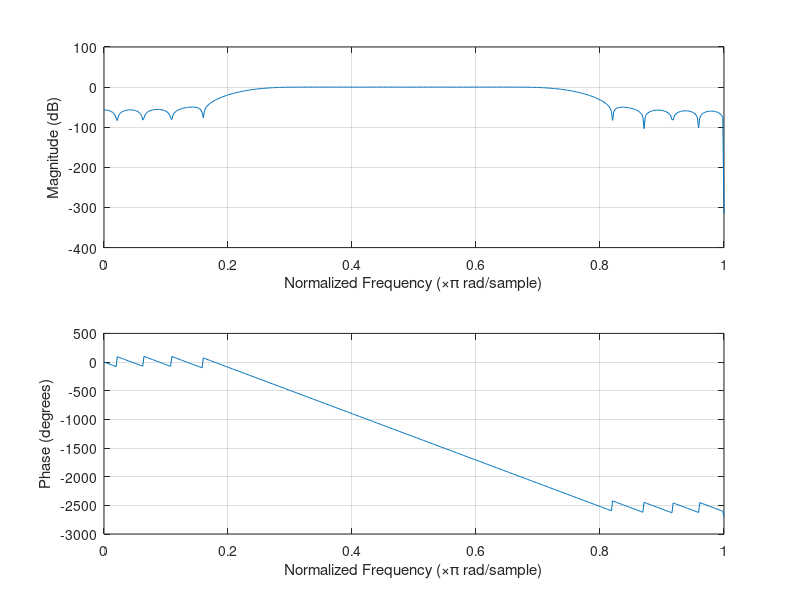
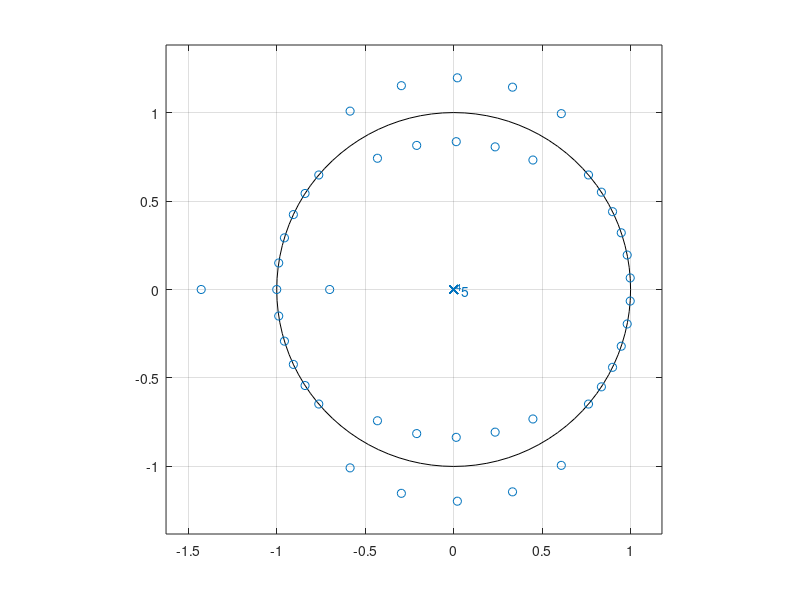
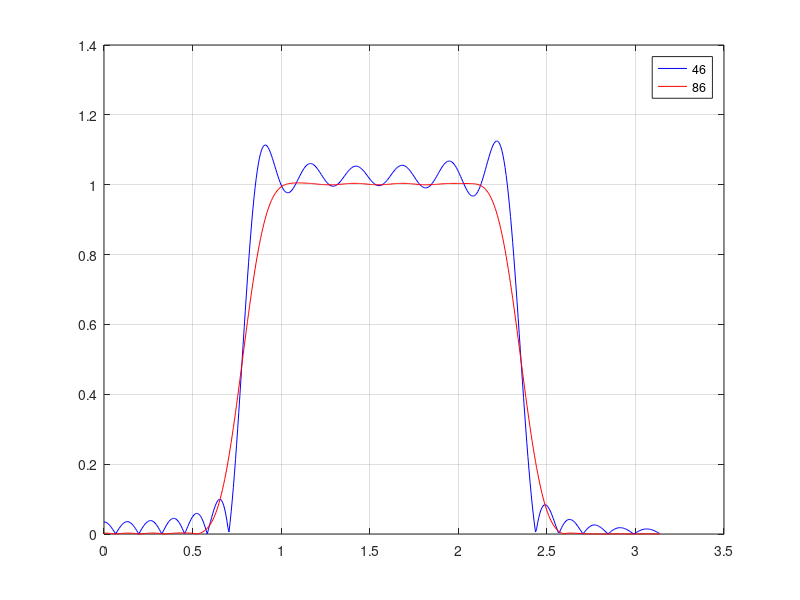
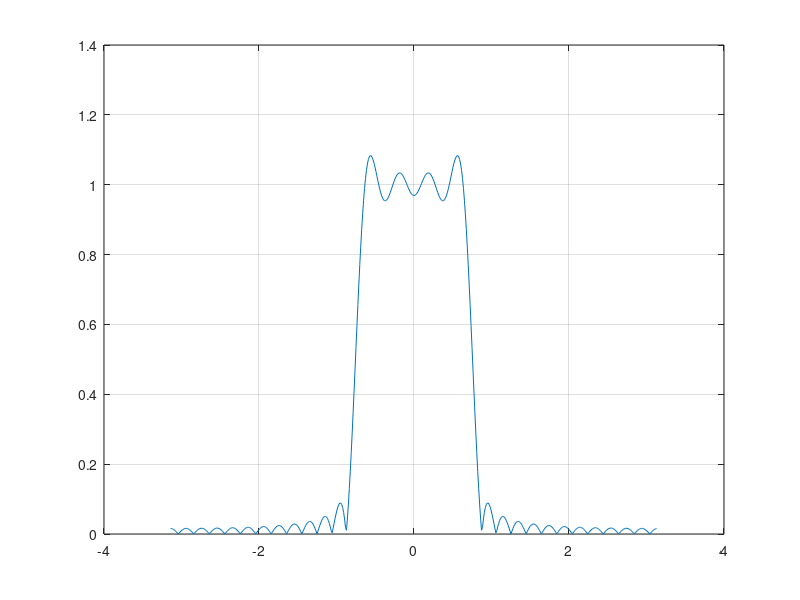

Source code (MATLAB) for these figures, in order:
clc;
clear;
close all;

N = 31;
Fc = 5000;
Fs = 40000;

wn = 2*Fc/Fs;
h = fir1(N-1, wn, boxcar(N));
n = 0:N-1;
figure(1);
stem(n, h);
grid;

figure(2);
zplane(h);

H = fft(h, 512);
w = -pi:2*pi/512:pi - 2*pi/512;
figure(3);
plot(w, fftshift(abs(H)));
grid;

figure(4);
plot(w, 20*log10(fftshift(abs(H))));
grid;

%% 3.3.2 example
clc;
clear;
close all;

f = [0, 0.25, 0.25, 1];
m = [1, 1, 0, 0];

figure(1);
plot(f, m);
axis([0 1 -0.2 1.2]);

N = 31;
h = fir2(N-1, f, m, boxcar(N));
n = 0:N-1;
figure(2);
stem(n, h);
grid;

figure(3);
zplane(h);

H = fft(h, 512);
w = -pi:2*pi/512:pi-2*pi/512;
figure(4);
plot(w, fftshift(abs(H)));
grid;

figure(5);
plot(w, 20*log10(fftshift(abs(H))));
grid;

%% 3.3.3 example
clc;
clear;
close all;

Fs = 24000;
f = [6000, 8000];
m = [1, 0];
dev = [0.01, 0.1];

[n, fo, mo, w] = firpmord(f, m, dev, Fs);
h = firpm(n+2, fo, mo, w);
freqz(h);

%% 3.2 Exercise 3
clc;
clear;
close all;

N = 46; %type 2 or 4
N1 = 86;

Ft1 = 5000;
Ft2 = 15000;
Fs = 40000;
wn = [Ft1/(Fs/2) Ft2/(Fs/2)];

h = fir1(N-1, wn, boxcar(N));
h1 = fir1(N1-1, wn, boxcar(N1));
h2 = fir1(N-1, wn, hamming(N));

figure(1);
stem(h); %symmetric, type 2
figure(2);
zplane(h, 1);

[H, W] = freqz(h, 1);
[H1, W1] = freqz(h1, 1);
[H2, W2] = freqz(h2, 1);
figure(3);
plot(W, abs(H), 'b', W2, abs(H2), 'r');
grid;
legend('46', '86');

%%
clc;
clear;
close all;

N = 46;
Ft1 = 5000;
Ft2 = 15000;
Fs = 40000;
ft1 = Ft1/(Fs/2);
ft2 = Ft2/(Fs/2);
f = [0 ft1 ft1 ft2 ft2 1];
m = [0 0 1 1 0 0];
h = fir2(N-1, f, m);
figure(1);
freqz(h, 1);
